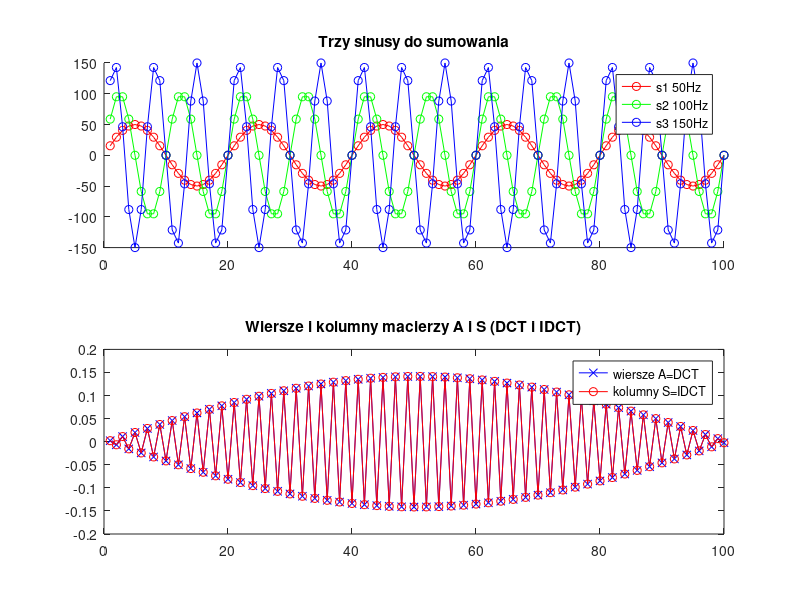
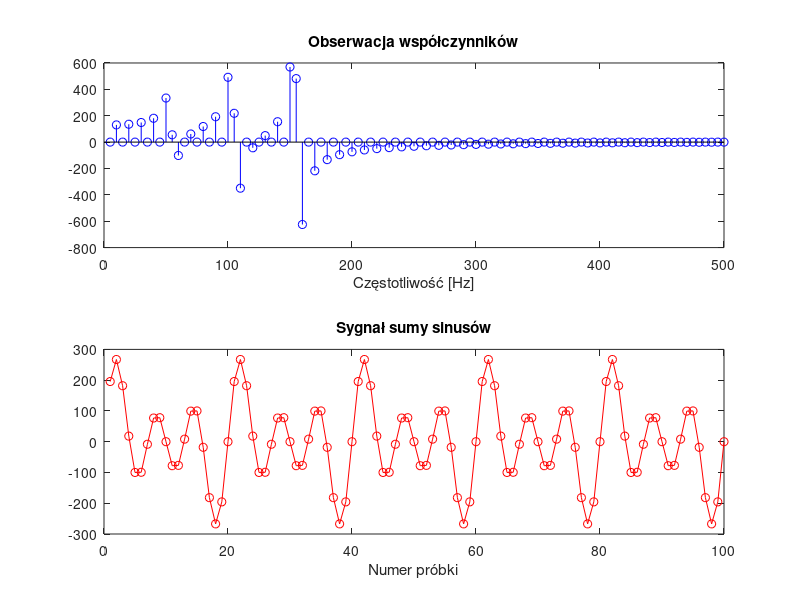
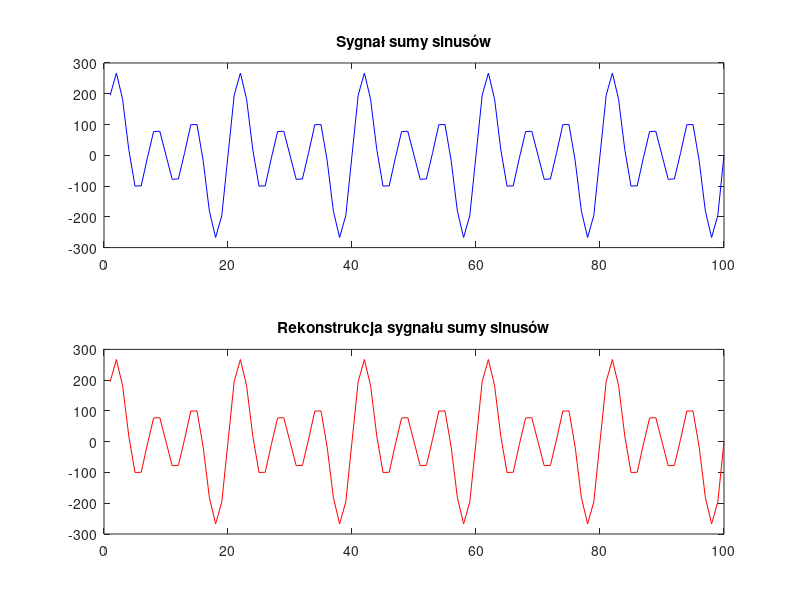
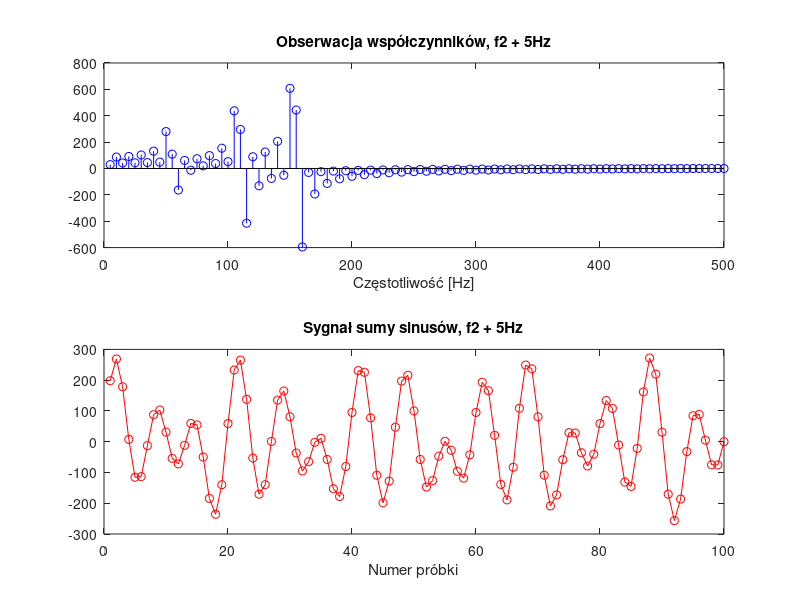

Here is the MATLAB script that generated these plots, in order:
% Zadanie 1 -  Analiza częstotliwościowa
clear all; close all;

% Dane
N = 100;    % liczba probek
fs = 1000;  % czestotliwosc probkowania
st = 1/fs;  % krok próbkowania
T = 0.1;    % czas trwania probkowania (100 probek dla 1000Hz = 0.1s)

sample = st:st:T; % przedział czasowy próbkowania

% Czestotliwosci sinusoid 
f1 = 50; 
f2 = 100;
f3 = 150;

% Amplitudy sinusoid 
A1 = 50;
A2 = 100;
A3 = 150;

% Tworzenie sygnału z sumy sinusów 
s1 = @(t) A1 * sin(2*pi*f1*t);
s2 = @(t) A2 * sin(2*pi*f2*t);
s3 = @(t) A3 * sin(2*pi*f3*t);

% Sygnał x z sumy sinusów 
x = s1(sample) + s2(sample) + s3(sample); 

figure(2);
subplot(2,1,1);
hold all;
plot(s1(sample), 'r-o');
plot(s2(sample), 'g-o');
plot(s3(sample), 'b-o');
title('Trzy sinusy do sumowania');
legend('s1 50Hz','s2 100Hz','s3 150Hz');

figure(2);
subplot(2,1,2);
plot(x, 'r-o')
title('Zsumowane sinusy');
legend('s1 + s2 + s3');
xlabel('Numer próbki');

% Budowanie macierzy A=DCT i S=IDCT dla 100 próbek
sk = sqrt(1/N);

for k = 1:N 
    for n = 1:N 
        A(k,n) = sk * cos(pi*(k-1)/N * ((n-1)+0.5));
    end
    sk = sqrt(2/N);
end

S = inv(A);

% Wyświetlanie w pętli wartości wszystkich 
% wierszy macierzy A i kolumn macierzy S
%figure(3);
for i=1:100
    plot(A(i,:),'b-x');
    hold on;
    plot(S(:,i),'r-o');
    title('Wiersze i kolumny macierzy A i S (DCT i IDCT)');
    legend('wiersze A=DCT','kolumny S=IDCT');
    fprintf(' %u Wiersz A / Kolumna S %u\n', i);
    pause(0.1);
    hold off;
end

% Analiza sygnału y=Ax
y = A * x';

% Porównaj wartości współczynników niezerowych
% z wartościami amplitud składowych sygnału 
f =(1:N)*fs/(2*N);
figure(4);
subplot(2,1,1);
stem(f, y, 'b');
title('Obserwacja współczynników');
xlabel('Częstotliwość [Hz]');
subplot(2,1,2);
plot(x, 'r-o');
title('Sygnał sumy sinusów');
xlabel('Numer próbki');

% Rekonstrukcja sygnału 
rcnst = S * y;

% Sprawdzenie czy transformata posiada 
% właściwość perfekcyjnej rekonstrukcji
tol = max(max(abs(x'-rcnst)));
fprintf('Rekonstrukcja sygnału z błędem: %u\n', tol)

% Porównanie sygnału z rekonsrtrukcji z rekonstruowanym
figure(5);
hold all;
subplot(2,1,1);
plot(x, 'b');
title('Sygnał sumy sinusów');
subplot(2,1,2);
plot(rcnst, 'r');
title('Rekonstrukcja sygnału sumy sinusów');

%%%%%%%%%%%%%%%%%%%%%%%%%%%%%%%%%%%%%%%%%%%%%%%%%%%%%%%%%%%%%%%

% Zmiana f2 na 105 Hz
f2 = 105;
s2 = @(t) A2 * sin(2*pi*f2*t);
x = s1(sample) + s2(sample) + s3(sample); 

% Analiza sygnału y=Ax
y = A * x'; 

f =(1:N)*fs/(2*N);
figure(6);
subplot(2,1,1);
stem(f, y, 'b');
title('Obserwacja współczynników, f2 + 5Hz');
xlabel('Częstotliwość [Hz]');
subplot(2,1,2);
plot(x, 'r-o');
title('Sygnał sumy sinusów, f2 + 5Hz');
xlabel('Numer próbki');

% Rekonstrukcja sygnału 
rcnst = S * y;

% Sprawdzenie czy transformata posiada 
% właściwość perfekcyjnej rekonstrukcji
tol = max(max(abs(x'-rcnst)));
fprintf('Rekonstrukcja sygnału z błędem: %u\n', tol)

% Porównanie sygnału z rekonsrtrukcji z rekonstruowanym
figure(7);
hold all;
subplot(2,1,1);
plot(x, 'b');
title('Sygnał sumy sinusów');
subplot(2,1,2);
plot(rcnst, 'r-');
title('Rekonstrukcja sygnału sumy sinusów');

%%%%%%%%%%%%%%%%%%%%%%%%%%%%%%%%%%%%%%%%%%%%%%%%%%%%%%%%%%%%%%%

% Zmiana częstotliwości o 2.5 Hz
f1 = 52.5; 
f2 = 102.5;
f3 = 152.5;

% Tworzenie sygnału z sumy sinusów 
s1 = @(t) A1 * sin(2*pi*f1*t);
s2 = @(t) A2 * sin(2*pi*f2*t);
s3 = @(t) A3 * sin(2*pi*f3*t);

% Sygnał x z sumy sinusów 
x = s1(sample) + s2(sample) + s3(sample); 

% Analiza sygnału y=Ax
y = A * x'; 

f =(1:N)*fs/(2*N);
figure(8);
subplot(2,1,1);
stem(f, y, 'b');
title('Obserwacja współczynników, f1, f2, f3 + 2.5 Hz');
xlabel('Częstotliwość [Hz]');
subplot(2,1,2);
plot(x, 'r-o');
title('Sygnał sumy sinusów, f1, f2, f3 + 2.5 Hz');
xlabel('Numer próbki');

% Rekonstrukcja sygnału 
rcnst = S * y;

% Sprawdzenie czy transformata posiada 
% właściwość perfekcyjnej rekonstrukcji
tol = max(max(abs(x'-rcnst)));
fprintf('Rekonstrukcja sygnału z błędem: %u\n', tol)

% Porównanie sygnału z rekonsrtrukcji z rekonstruowanym
figure(9);
hold all;
subplot(2,1,1);
plot(x, 'b');
title('Sygnał sumy sinusów');
subplot(2,1,2);
plot(rcnst, 'r');
title('Rekonstrukcja sygnału sumy sinusów');
